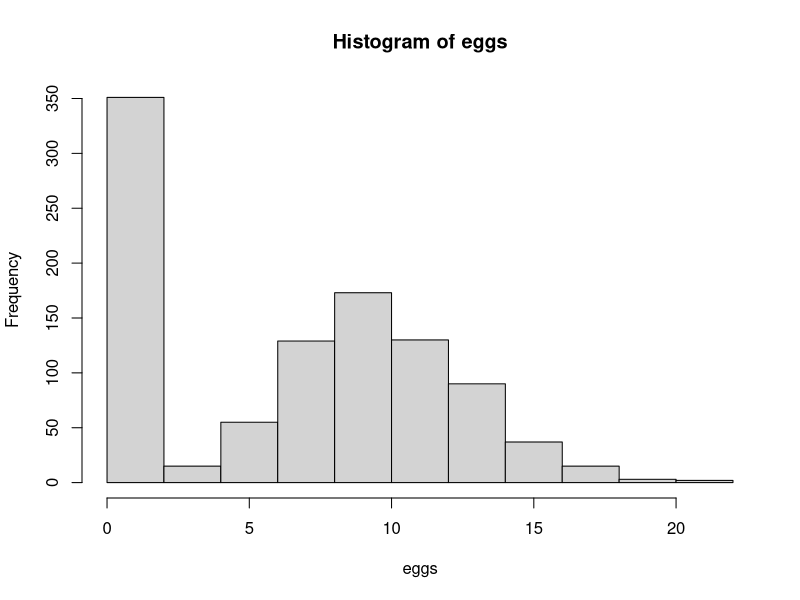

The R script that drew this image:
# if statements and other control structures
# 7 March 2024
# NRG

5 > 3 # Boolean
# [1] TRUE
5 > 3 | 5 < 3 # pipe is the `or` operator
# [1] TRUE
5 > 3 & 5 < 3
# [1] FALSE because using the and operator

##################################
# Set Operations

# boolean algebra on sets of atomic vectors (logical, numeric, character strings)

a <- 1:7
b <- 5:10

# union to get all elements
union (a,b)
#  [1]  1  2  3  4  5  6  7  8  9 10
# different than concatinate function
c(a,b)
# [1]  1  2  3  4  5  6  7  5  6  7  8  9 10

# does the same thing as union, except can do it with a single vector
unique(c(a,b))

# intersect to get common elements
intersect(a,b)

# setdiff to get distinct elements in a
# order matters for setdiff, but not for any of the others above
setdiff(a,b)
# [1] 1 2 3 4
setdiff(b,a)
# [1]  8  9 10

# setequal to check for identical elements
setequal(a,b)

# more generally, to compare any two objects
z <-matrix(1:12,nrow=4,byrow=TRUE)
z1 <-matrix(1:12,nrow=4,byrow=FALSE)

z
z1

# this just compares element by element
z==z1

# Use identical for entire structures
identical(z,z1)
z1 <- z
identical(z,z1)

# most useful for if statements is %in% or is.element
# these two are equivalent, but I prefer the %in% for readability
d <- 12
d %in% union(a,b)
is.element(d,union(a,b))

# check for partial matching with vector comparisons

d <- c(10,12)
d %in% union(a,b)
d %in% a


###########################################
# IF STATEMENTS
###########################################

# structure of an if statement
# expression will execute if condition is met
# curly brackets allow for multiple lines of code
# if small amount of code, actually don't need the brackets
# if (condition) {expression}

x <- 5
if (x==5) {print('met the condition')
           print('do something further')
           }

x <- 4
if (x==5) print('met the condition')

x <- 4
if (x==3|5) {print('met the condition')
   print('do something further')
   }
# prints out because not set up properly
as.logical(5)

# instead should set up like this
x <- 4
if (x==3|x==5) {print('met the condition')
  print('do something further')
  }
# now runs properly, careful with compound statements
x <- 5
if (x %in% c(3,5)) {print('met the condition')
  print('do something further')
  }

x <- 4
if (x %in% c(3,5)) {print('met the condition')
    print('do something further')
} else print('condition not met')

# Missed some code here

z <- signif(runif(1),digits=2)
print(z)

z > 0.5
if (z > 0.5) cat(z,'is a biffer average number', '\n')

if(z > 0.8) cat(z,'is a large number','\n') else
  if(z < 0.8) cat(z,'is a large number','\n') else
  {cat(z,'is a large number','\n')
    cat('z^2 =',z^2,'\n')}

# if statement requires a single ....

# this does not do anything
if (z[1] >7) print(z)

# probably not what you want
if (z < 7) print(z)

# use subsetting!
print(z[z<7])

##############################
#ifelse to fill vectors
##############################

# suppose we have an insect population in which each female lays, on average, 10.2 eggs, following a Poisson distribution with lambda =10.2. However, there is a 35% chance of parasitism, in which case no eggs are laid. Here is the distribution of eggs laid for 1000 individuals.

tester <- runif(1000) # start with random uniform elements
eggs <- ifelse(tester>0.35,rpois(n=1000,lambda=10.2),0)
hist(eggs)

pVals <- runif(100)
z <- ifelse(pVals<=0.025,"lowerTail","nonsig")
z[1:50]
z[pVals>0.975] <- "uppertail"
table(z)

# ifelse statements can be confusing, this is another way to do it

z1 <- rep("nonsig", 1000)
z1[pVals<=0.025] <- "lowerTail"
z1[pVals>=0.025] <- "upperTail"
table(z1)
